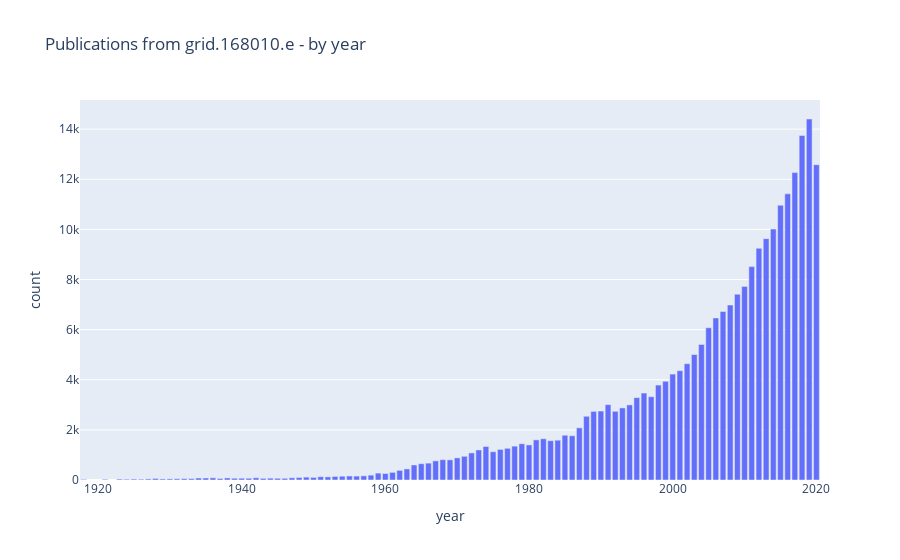

This figure's notebook cell:
### Code cell
df = dsl.query(f"""search publications where research_orgs.id="{GRIDID}" return year limit 100""").as_dataframe() 
df.rename(columns={"id": "year"}, inplace=True)
#
px.bar(df, x="year", y="count", 
       title=f"Publications from {GRIDID} - by year")

### Figure 1 — Plotly figure (JSON) as saved in the notebook; plotly's stock layout.template omitted (floating-point values rounded to 4 significant figures)
{"data": [{"alignmentgroup": "True", "hovertemplate": "year=%{x}<br>count=%{y}<extra></extra>", "legendgroup": "", "marker": {"color": "#636efa"}, "name": "", "offsetgroup": "", "orientation": "v", "showlegend": false, "textposition": "auto", "type": "bar", "x": [2019, 2018, 2020, 2017, 2016, 2015, 2014, 2013, 2012, 2011, 2010, 2009, 2008, 2007, 2006, 2005, 2004, 2003, 2002, 2001, 2000, 1999, 1998, 1996, 1997, 1995, 1991, 1994, 1993, 1990, 1992, 1989, 1988, 1987, 1985, 1986, 1982, 1981, 1984, 1983, 1979, 1980, 1978, 1974, 1977, 1976, 1973, 1975, 1972, 1971, 1970, 1968, 1969, 1967, 1966, 1965, 1964, 1963, 1962, 1961, 1959, 1960, 1958, 1957, 1955, 1956, 1954, 1953, 1951, 1952, 1949, 1950, 1948, 1942, 1947, 1936, 1938, 1934, 1935, 1944, 1940, 1941, 1939, 1945, 1946, 1943, 1928, 1937, 1932, 1933, 1931, 1930, 1927, 1929, 1925, 1923, 1926, 1924, 1921, 1918], "xaxis": "x", "y": [14405, 13745, 12581, 12266, 11418, 10963, 10013, 9631, 9246, 8515, 7726, 7413, 6983, 6725, 6468, 6074, 5409, 5006, 4641, 4361, 4227, 3939, 3789, 3470, 3323, 3286, 3006, 2997, 2876, 2752, 2741, 2738, 2543, 2081, 1787, 1766, 1646, 1601, 1589, 1568, 1446, 1400, 1351, 1338, 1265, 1220, 1199, 1128, 1081, 946, 883, 811, 805, 763, 673, 650, 600, 442, 385, 305, 275, 258, 194, 167, 160, 156, 151, 142, 131, 124, 115, 103, 100, 89, 88, 87, 83, 79, 79, 72, 71, 70, 69, 68, 66, 65, 62, 61, 56, 54, 50, 46, 43, 42, 37, 36, 32, 31, 28, 24], "yaxis": "y"}], "layout": {"autosize": true, "barmode": "relative", "legend": {"tracegroupgap": 0}, "title": {"text": "Publications from grid.168010.e - by year"}, "xaxis": {"anchor": "y", "autorange": true, "domain": [0, 1], "range": [1918.0, 2020.0], "title": {"text": "year"}, "type": "linear"}, "yaxis": {"anchor": "x", "autorange": true, "domain": [0, 1], "range": [0, 15160.0], "title": {"text": "count"}, "type": "linear"}}}
